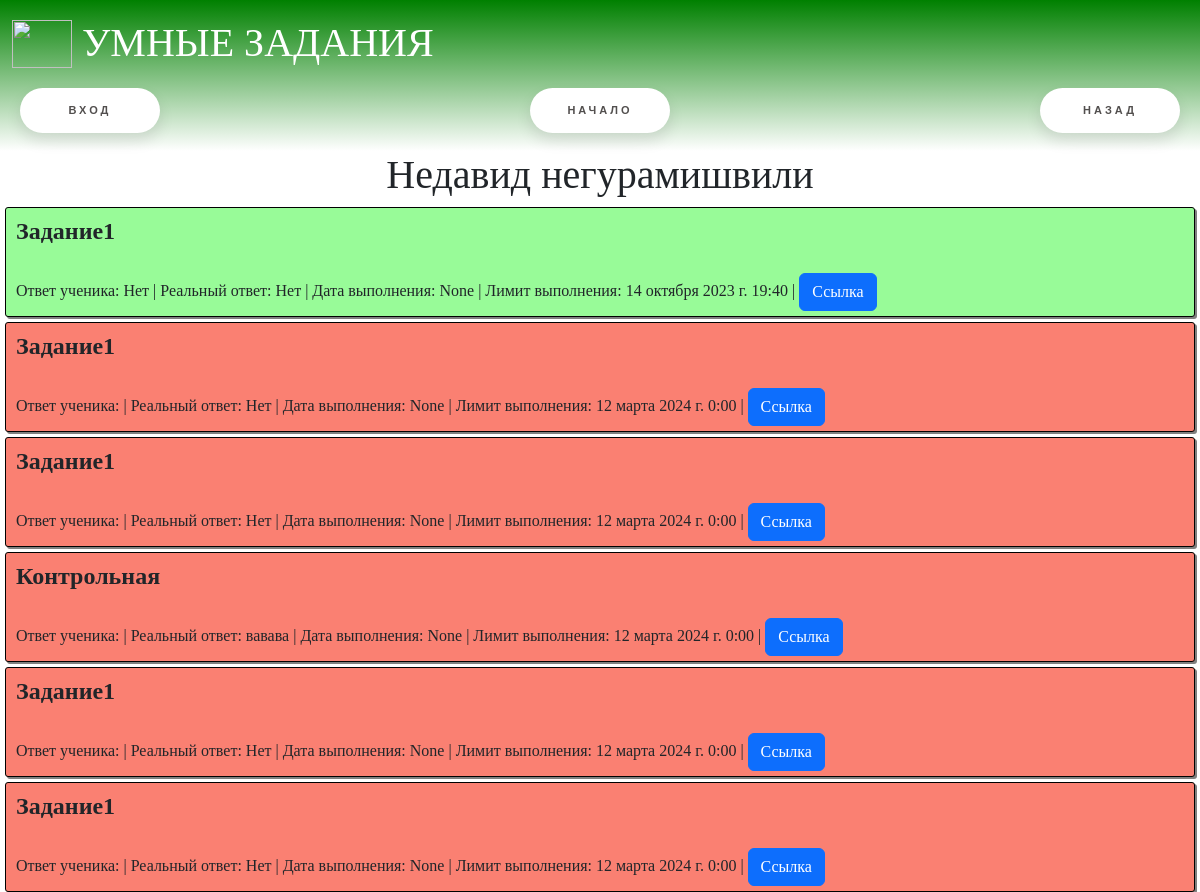
Before: /lk/teacher_classes/student_task_list/1 with the older database file.
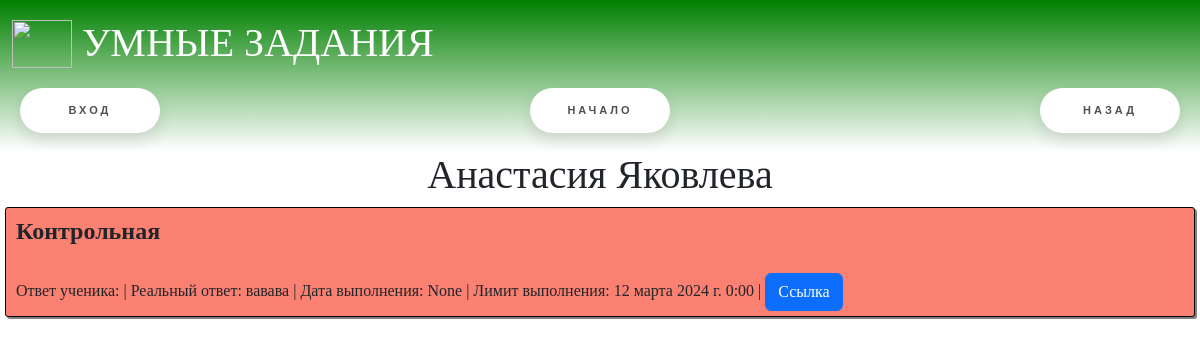
After: the same page with the newer database file.
### main/models.py (models this page shows, shortened)
class Student(models.Model):
    user = models.ForeignKey(User, verbose_name="Пользователь", on_delete=models.CASCADE, unique=True)
    grade = models.ForeignKey(Grade, verbose_name="Класс", on_delete=models.CASCADE)
    level_of_knowledge = models.IntegerField("Уровень знаний", default=0)
    class Meta:
        verbose_name = 'Ученик'
        verbose_name_plural = "Ученики"

class User(AbstractUser):
    user_type = models.ForeignKey(UserType, verbose_name="Тип пользователя", on_delete=models.SET_NULL, blank=True,
                                  null=True)
    phone_number = models.CharField("Телефон", max_length=15, blank=True, null=True)
    class Meta:
        verbose_name = 'Пользователь'
        verbose_name_plural = "Пользователи"

class StudentTask(models.Model):
    task = models.ForeignKey(Task, verbose_name='Задание', on_delete=models.CASCADE)
    student = models.ForeignKey(Student, verbose_name="Ученик", on_delete=models.CASCADE)
    teacher = models.ForeignKey(Teacher, verbose_name="Учитель", on_delete=models.CASCADE)
    student_answer = models.TextField("Ответ ученика")
    is_right = models.BooleanField("Правильно?", blank=True, null=True)
    teacher_check = models.BooleanField("Нужна проверка?", default=False)
    teaher_comment = models.TextField("Комментарий учителя", blank=True, null=True)
    get_date = models.DateTimeField("Дата выдачи", auto_now_add=True)
    done_date = models.DateTimeField("Дата выполнения", null=True, blank=True)
    limite_date = models.DateTimeField("Лимит выполнения", null=True, blank=True)
    class Meta:
        verbose_name = 'Задание ученика'
        verbose_name_plural = "Задания учеников"

class Task(models.Model):
    name = models.CharField("Название", max_length=255, default="")
    grade = models.IntegerField("Класс")
    level_of_knowledge = models.IntegerField("Уровень знаний")
    task_text = models.TextField("Текст задания")
    answer = models.CharField("Ответ", max_length=255, null=True, blank=True)
    subject = models.ForeignKey(Subject, verbose_name="Предмет", on_delete=models.CASCADE)
    theme = models.ForeignKey(Theme, verbose_name="Тема", on_delete=models.CASCADE, null=True, blank=True)
    is_neural = models.BooleanField("Написано нейросетью?", default=False)
    teacher_check = models.BooleanField("Нужна проверка?", default=False)
    class Meta:
        verbose_name = 'Задание'
        verbose_name_plural = "Задания"

### main/views.py (the view)
# urls.py: path("lk/teacher_classes/student_task_list/<int:student_id>", views.student_task_list_teacher, name = "student_task_list_teacher"),
def student_task_list_teacher(request, student_id):
    student = models.Student.objects.get(id=student_id)
    tasks = models.StudentTask.objects.filter(student__id=student_id)
    return render(request, "student_task_list_teacher.html", {
        "tasks": tasks,
        "student": student
    })

### main/templates/student_task_list_teacher.html
{% extends "base.html" %}
{% block content %}
    <h1>{{student.user.first_name}} {{student.user.last_name}}</h1>
    {% for task in tasks %}
        <div class="tasklist" style="{% if  task.is_right%}background-color: #98FB98{% else %}background-color: #FA8072{% endif %}">
            <div class="oneLine" style="font-size:1.5rem; font-weight:bold">{{task.task.name}}</div>
            <br>
            <br>
            <div class="oneLine">Ответ ученика: {{task.student_answer}}</div>
            <div class="oneLine">|       Реальный ответ: {{task.task.answer}}</div>
            <div class="oneLine">|       Дата выполнения: {{task.done_date}}</div>
            <div class="oneLine">|       Лимит выполнения: {{task.limite_date}}</div>
            <div class="oneLine">|       <a class="btn btn-primary" href= "{% url "student_task_teacher" task.id%}">Ссылка</a></div>
        </div>
    {% endfor %}
{% endblock %}

Changed rows visible on the page:
removed StudentTask: task.name "Задание1", student_answer "Нет", task.answer "Нет", done_date "None", limite_date "14 октября 2023 г. 19:40", is_right True (drawn)
removed StudentTask: task.name "Задание1", task.answer "Нет", done_date "None", limite_date "12 марта 2024 г. 0:00"
removed StudentTask: task.name "Задание1", task.answer "Нет", done_date "None", limite_date "12 марта 2024 г. 0:00"
removed StudentTask: task.name "Задание1", task.answer "Нет", done_date "None", limite_date "12 марта 2024 г. 0:00"
removed StudentTask: task.name "Задание1", task.answer "Нет", done_date "None", limite_date "12 марта 2024 г. 0:00"
changed through a linked row, Student: user.first_name "Недавид" → "Анастасия"; user.last_name "негурамишвили" → "Яковлева"
